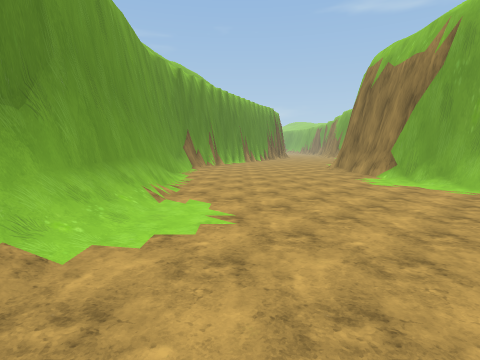
view 1 (above)

15 first-person views from a walk through a 3-D level made in the Unity game engine. The camera is 1.2 m above the floor, tilts 6° down and sees 80° across. The floor is counted in squares, 2 m on a side. Each view is taken from the middle of a square. On the plan, view 1 faces up. The plan holds only what a view shows up to about 9 squares ahead; the rest is blank. The place goes on beyond the plan. Some animated figures are left out.

view 2
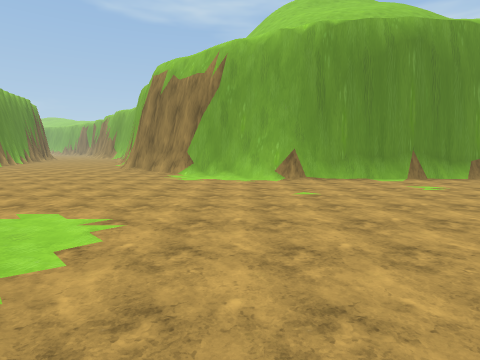

view 3
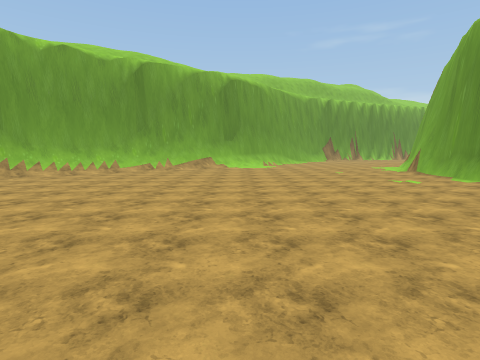

view 4
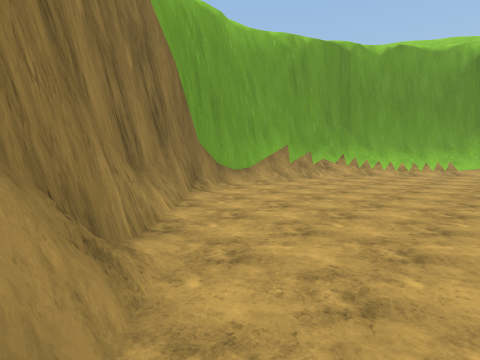

view 5
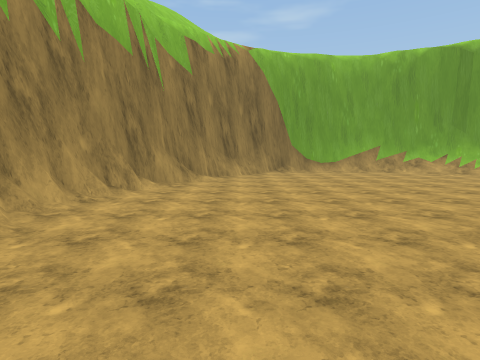

view 6
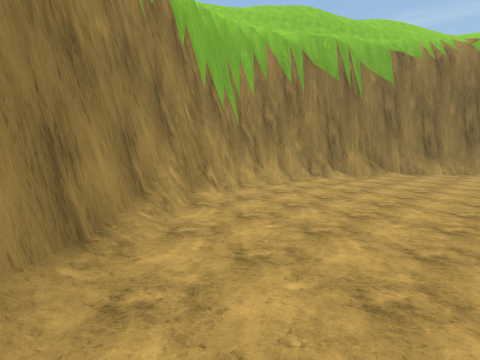

view 7
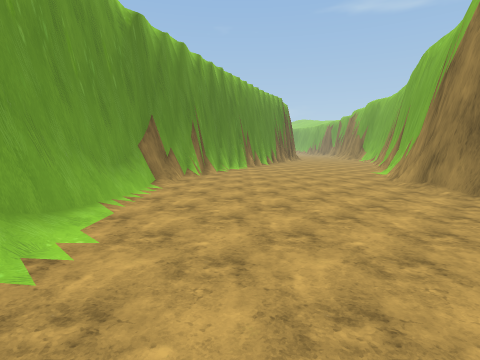

view 8
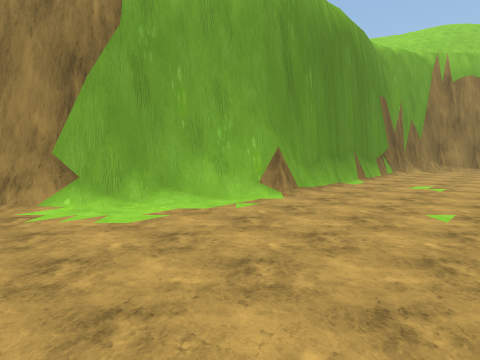

view 9
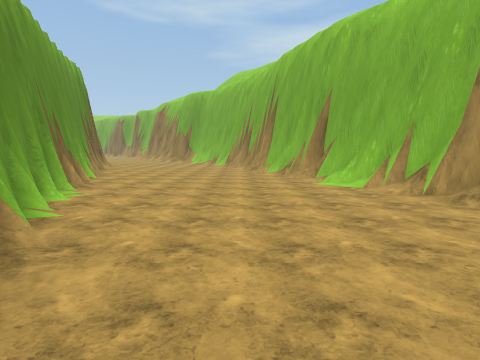

view 10
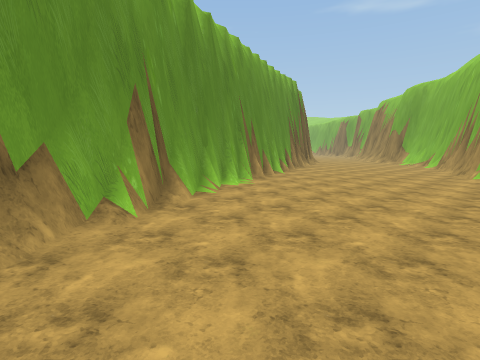

view 11
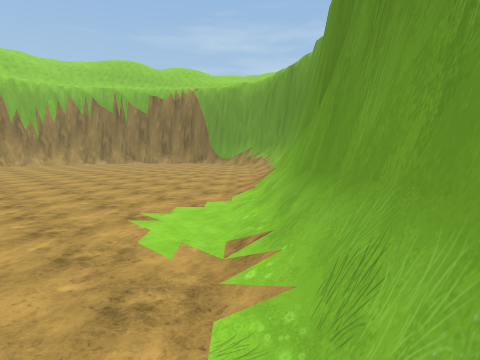

view 12
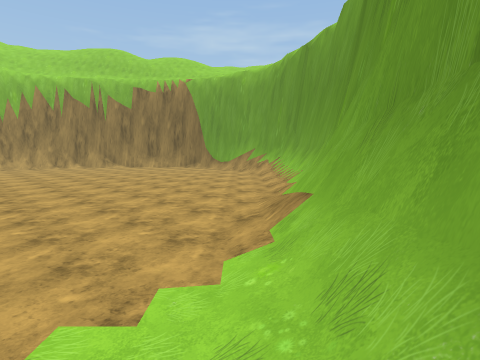

view 13
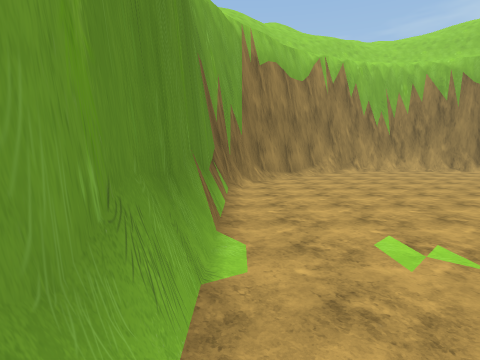

view 14
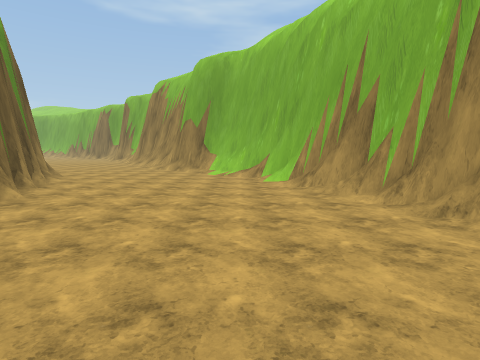

view 15
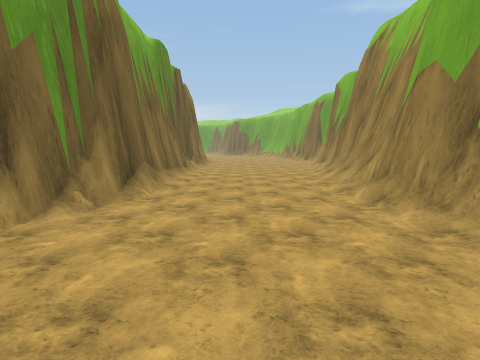

### Floor plan
Key: @ floor where view 1 was taken; # wall or solid block; . main floor; : floor 0.25 m higher than the main floor; / step, stairs or slope.
Columns run from 2 left of view 1 to 8 right of it. Each row starts with its distance up from view 1.
 27      #....
 26      #....
 25      #...##
 24      #...#
 23      #...#
 22      #...#
 21     ##...#
 20     #:...#
 19     #....#
 18    ##....#
 17    #..../#
 16   ##....##
 15   #.....#
 14  ##....##
 13  #.....#
 12  #....##
 11 ##....#
 10 #.....#
  9 #....##
  8 #....#
  7 #....#
  6 #....##
  5 #/....#
  4 #/....##
  3 #/.....##
  2 #/......##
  1 #/.......##
  0 #/@.......#
 -1 #.........#
 -2 #.........#
 -3 #.........#
 -4 #.........#
 -5 #.........#
 -6 ##.......##
 -7  #......##
 -8  ########

Positions as (right, up) in squares from view 1, and headings:
1: (0, 0), facing up
2: (-1, 0), facing up-right
3: (6, -5), facing up-left
4: (5, -7), facing left
5: (7, -3), facing down-left
6: (7, -1), facing down
7: (0, 4), facing up
8: (0, 4), facing right
9: (-1, 9), facing up-right
10: (0, 8), facing up
11: (-1, 5), facing down
12: (-1, 3), facing down
13: (4, 3), facing down-right
14: (2, 14), facing up-right
15: (5, 18), facing up
